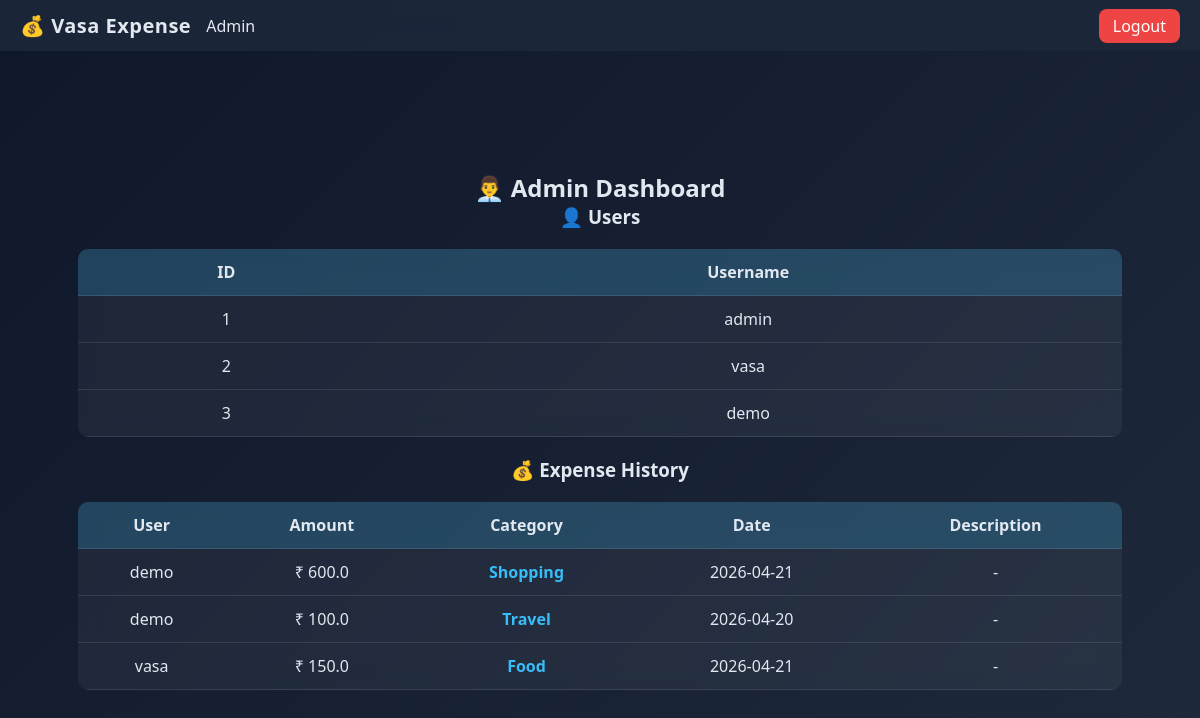
The page /admin (signed in) on the database its author committed.
### tables this page shows
CREATE TABLE users(
        id INTEGER PRIMARY KEY AUTOINCREMENT,
        username TEXT UNIQUE,
        password TEXT,
        role TEXT DEFAULT 'user'
    );

CREATE TABLE expenses(
        id INTEGER PRIMARY KEY AUTOINCREMENT,
        user_id INTEGER,
        amount REAL,
        category_id INTEGER,
        date TEXT,
        description TEXT,
        FOREIGN KEY(user_id) REFERENCES users(id),
        FOREIGN KEY(category_id) REFERENCES categories(id)
    );

CREATE TABLE categories(
        id INTEGER PRIMARY KEY AUTOINCREMENT,
        name TEXT UNIQUE,
        type TEXT CHECK(type IN ('income','expense'))
    );

### routes/admin.py (the view)
@admin.route('/admin')
def admin_dashboard():
    if 'user_id' not in session:
        return redirect(url_for('auth.login'))
    if session.get('role') != 'admin':
        return redirect(url_for('auth.login'))
    db = get_db()
    users = db.execute("SELECT * FROM users").fetchall()
    expenses = db.execute("""
        SELECT u.username,
               e.amount,
               c.name AS category,
               e.date,
               e.description
        FROM expenses e
        JOIN users u ON u.id = e.user_id
        JOIN categories c ON c.id = e.category_id
        ORDER BY e.id DESC
    """).fetchall()
    return render_template("admin.html",
                           users=users,
                           expenses=expenses)

### models.py (called while the page is built)
def get_db():
    conn = sqlite3.connect('database.db')
    conn.row_factory = sqlite3.Row
    return conn

### templates/admin.html
{% extends 'base.html' %}
{% block content %}
<div class="home">
    <h2>👨‍💼 Admin Dashboard</h2>
    <h3>👤 Users</h3>
    {% if users %}
    <table>
        <tr>
            <th>ID</th>
            <th>Username</th>
        </tr>
        {% for u in users %}
        <tr>
            <td>{{ u['id'] }}</td>
            <td>{{ u['username'] }}</td>
        </tr>
        {% endfor %}
    </table>
    {% else %}
        <p>No users found</p>
    {% endif %}
    <h3>💰 Expense History</h3>
    {% if expenses %}
    <table>
        <tr>
            <th>User</th>
            <th>Amount</th>
            <th>Category</th>
            <th>Date</th>
            <th>Description</th>
        </tr>
        {% for e in expenses %}
        <tr>
            <td data-label="User">{{ e['username'] }}</td>
            <td data-label="Amount">₹ {{ e['amount'] }}</td>
            <td data-label="Category">{{ e['category'] }}</td>
            <td data-label="Date">{{ e['date'] }}</td>
            <td data-label="Description">
                {{ e['description'] if e['description'] else '-' }}
            </td>
        </tr>
        {% endfor %}
    </table>
    {% else %}
        <p>No expenses available</p>
    {% endif %}
</div>
{% endblock %}

### templates/base.html (shortened to what this page needs)
<!DOCTYPE html>
<html lang="en">
<head>
    <link rel="stylesheet" href="/static/style.css">
</head>
<body>
    <nav class="navbar">
        <div class="nav-left">
            <a href="/" class="logo">💰 Vasa Expense</a>
            {% if session.get('user_id') %}
                {% if session.get('role') == 'admin' %}
                    <a href="/admin">Admin</a>
                {% else %}
                    <a href="/dashboard">Dashboard</a>
                    <a href="/analytics">Analytics</a>
                {% endif %}
            {% else %}
                <a href="/login">Login</a>
                <a href="/register">Register</a>
            {% endif %}
        </div>
        <div class="nav-right">
            {% if session.get('user_id') %}
                <a href="/logout" class="logout-btn">Logout</a>
            {% endif %}
        </div>
    </nav>
    <div class="container">
        {% block content %}{% endblock %}
    </div>
</body>
</html>

### static/style.css (style rules this page uses)
* { margin: 0; padding: 0; box-sizing: border-box; font-family: 'Segoe UI', sans-serif; }
body { background: linear-gradient(135deg, #0f172a, #1e293b); color: #e2e8f0; min-height: 100vh; }
.navbar { position: sticky; top: 0; display: flex; justify-content: space-between; align-items: center; background: rgba(30, 41, 59, 0.85); backdrop-filter: blur(12px); padding: 12px 20px; z-index: 1000; }
.nav-left a { margin-right: 15px; color: #e2e8f0; text-decoration: none; transition: 0.3s; }
.logout-btn { background: #ef4444; padding: 6px 14px; border-radius: 8px; color: white; text-decoration: none; transition: 0.3s; }
.home { text-align: center; margin-top: 100px; padding: 20px; }
table { width: 90%; margin: 20px auto; border-collapse: collapse; background: rgba(255,255,255,0.05); backdrop-filter: blur(10px); border-radius: 10px; overflow: hidden; }
th, td { padding: 12px; text-align: center; border-bottom: 1px solid rgba(255,255,255,0.1); }
th { background: rgba(56, 189, 248, 0.2); }
td[data-label="Category"] { font-weight: bold; color: #38bdf8; }
a { color: #38bdf8; text-decoration: none; }
.logo { font-size: 20px; font-weight: bold; color: #38bdf8; text-decoration: none; margin-right: 20px; letter-spacing: 0.5px; }
.nav-left { display: flex; align-items: center; gap: 15px; }
.nav-left a { margin-right: 0; }

### rows shown on the page
users: id "1", username "admin"
users: id "2", username "vasa"
users: id "3", username "demo"
expenses: username "demo", amount "600.0", category "Shopping", date "2026-04-21", description "-"
expenses: username "demo", amount "100.0", category "Travel", date "2026-04-20", description "-"
expenses: username "vasa", amount "150.0", category "Food", date "2026-04-21", description "-"
